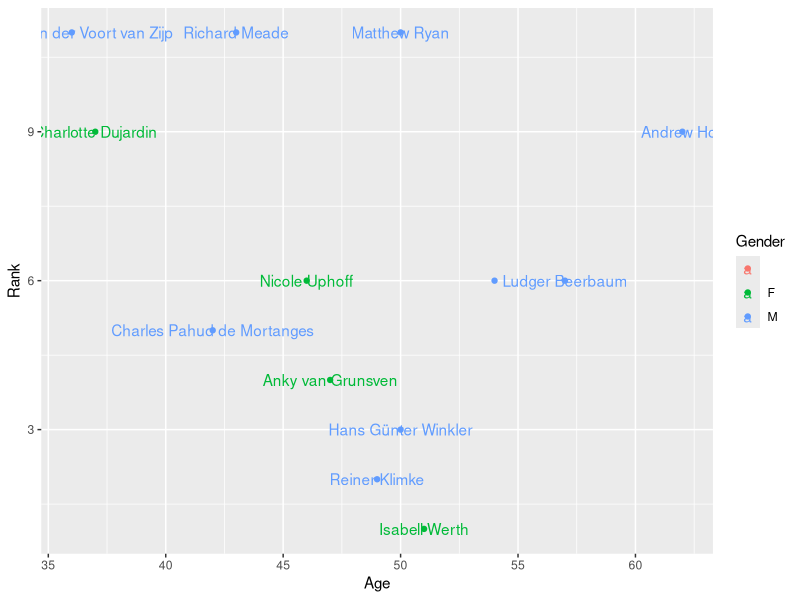

Recreate this plot in R.
## ---- chunk 1
knitr::opts_chunk$set(echo = TRUE)
library('tidyverse')
setwd("~/Desktop/Office/University 🏫/Spring 21/DATA 115")
BR <- read.csv('Personal Project DATA 115.csv')
## ---- chunk 2
head(BR)
## ---- chunk 3
ggplot(BR, aes(x=Age,y=Rank,color=Gender)) +
  geom_point()+
  geom_text(
    label=(BR$Name),
    check_overlap = T
  )


